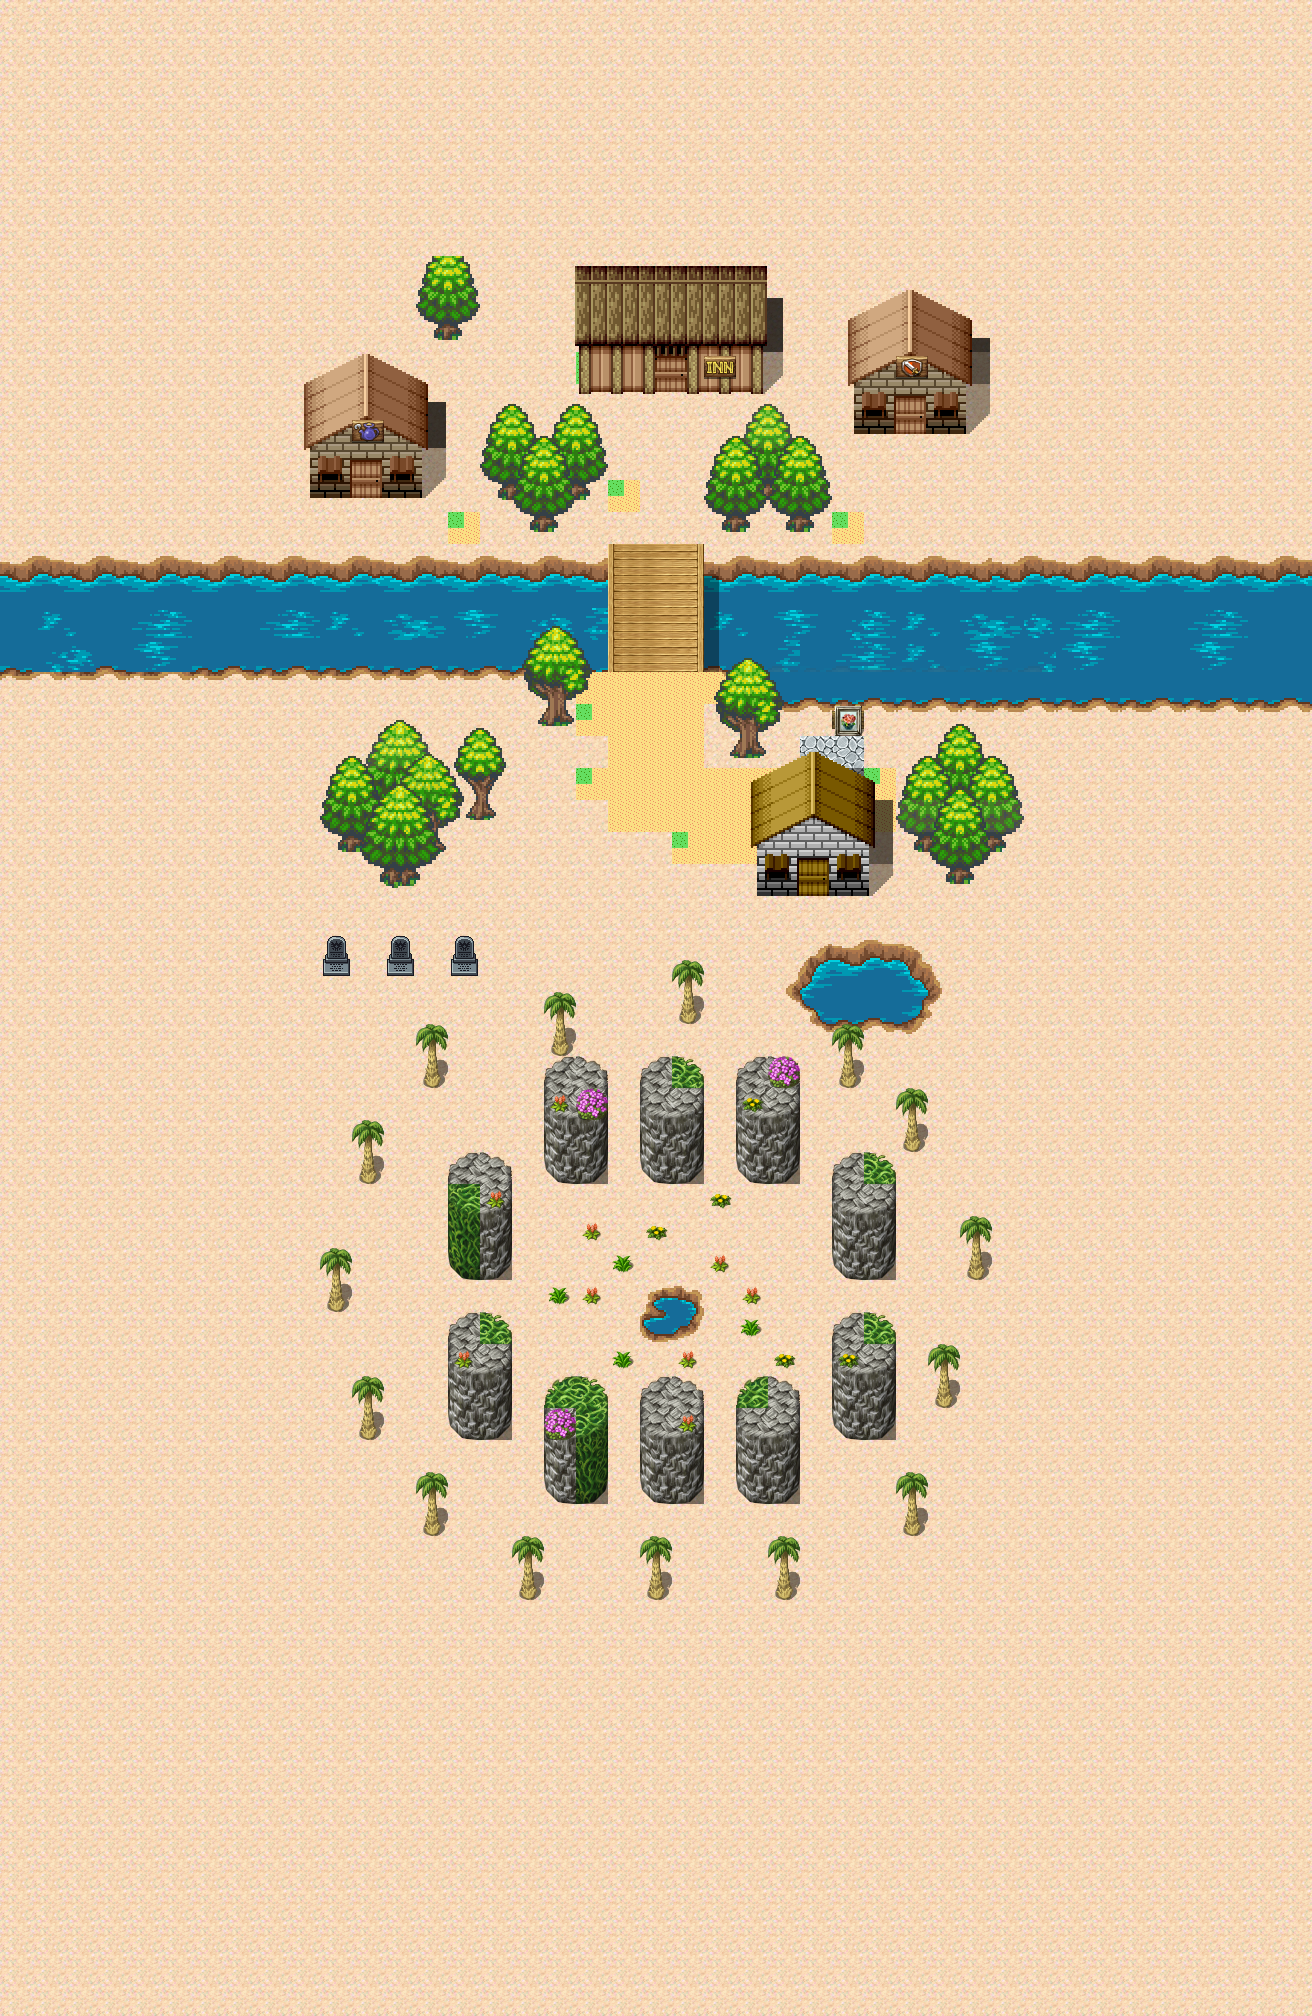

Tiled map render using the project's own tile images. Description and the map definition, with tile-layer contents summarised, below:
An orthogonal 41x63 tile map with 32x32 px tiles, 10 tile layers (Tile Layer 1, Tile Layer 2, Tile Layer 3, Tile Layer 4, ...), 7 tilesets and 100 objects (4x portalO, 3x portalIn, 3x person, startpoint).

<map version="1.2" tiledversion="1.2.4" orientation="orthogonal" renderorder="right-down" width="41" height="63" tilewidth="32" tileheight="32" infinite="0" nextlayerid="42" nextobjectid="284">
 <tileset firstgid="1" name="DragonQuestRetro" tilewidth="32" tileheight="32" tilecount="120" columns="15">
  <image source="../Resources/DragonQuestRetro.png" width="480" height="256" />
 </tileset>
 <tileset firstgid="121" name="Tree" tilewidth="32" tileheight="32" tilecount="120" columns="10">
  <image source="../Resources/Tree.png" width="320" height="384" />
 </tileset>
 <tileset firstgid="241" name="water" tilewidth="32" tileheight="32" tilecount="144" columns="12">
  <image source="../Resources/water.png" width="384" height="384" />
  <tile id="0">
   <animation>
    <frame tileid="0" duration="500" />
    <frame tileid="6" duration="500" />
   </animation>
  </tile>
  <tile id="1">
   <animation>
    <frame tileid="1" duration="500" />
    <frame tileid="7" duration="500" />
   </animation>
  </tile>
  <tile id="2">
   <animation>
    <frame tileid="2" duration="500" />
    <frame tileid="8" duration="500" />
   </animation>
  </tile>
  <tile id="3">
   <animation>
    <frame tileid="3" duration="500" />
    <frame tileid="9" duration="500" />
   </animation>
  </tile>
  <tile id="4">
   <animation>
    <frame tileid="4" duration="500" />
    <frame tileid="10" duration="500" />
   </animation>
  </tile>
  <tile id="5">
   <animation>
    <frame tileid="5" duration="500" />
    <frame tileid="11" duration="500" />
   </animation>
  </tile>
  <tile id="12">
   <animation>
    <frame tileid="12" duration="500" />
    <frame tileid="18" duration="500" />
   </animation>
  </tile>
  <tile id="13">
   <animation>
    <frame tileid="13" duration="500" />
    <frame tileid="19" duration="500" />
   </animation>
  </tile>
  <tile id="14">
   <animation>
    <frame tileid="14" duration="500" />
    <frame tileid="20" duration="500" />
   </animation>
  </tile>
  <tile id="15">
   <animation>
    <frame tileid="15" duration="500" />
    <frame tileid="21" duration="500" />
   </animation>
  </tile>
  <tile id="16">
   <animation>
    <frame tileid="16" duration="500" />
    <frame tileid="22" duration="500" />
   </animation>
  </tile>
  <tile id="17">
   <animation>
    <frame tileid="17" duration="500" />
    <frame tileid="23" duration="500" />
   </animation>
  </tile>
  <tile id="24">
   <animation>
    <frame tileid="24" duration="500" />
    <frame tileid="30" duration="500" />
   </animation>
  </tile>
  <tile id="25">
   <animation>
    <frame tileid="25" duration="500" />
    <frame tileid="31" duration="500" />
   </animation>
  </tile>
  <tile id="26">
   <animation>
    <frame tileid="26" duration="500" />
    <frame tileid="32" duration="500" />
   </animation>
  </tile>
  <tile id="27">
   <animation>
    <frame tileid="27" duration="500" />
    <frame tileid="33" duration="500" />
   </animation>
  </tile>
  <tile id="28">
   <animation>
    <frame tileid="28" duration="500" />
    <frame tileid="34" duration="500" />
   </animation>
  </tile>
  <tile id="29">
   <animation>
    <frame tileid="29" duration="500" />
    <frame tileid="35" duration="500" />
   </animation>
  </tile>
  <tile id="36">
   <animation>
    <frame tileid="36" duration="500" />
    <frame tileid="42" duration="500" />
   </animation>
  </tile>
  <tile id="37">
   <animation>
    <frame tileid="37" duration="500" />
    <frame tileid="43" duration="500" />
   </animation>
  </tile>
  <tile id="38">
   <animation>
    <frame tileid="38" duration="500" />
    <frame tileid="44" duration="500" />
   </animation>
  </tile>
  <tile id="39">
   <animation>
    <frame tileid="39" duration="500" />
    <frame tileid="45" duration="500" />
   </animation>
  </tile>
  <tile id="40">
   <animation>
    <frame tileid="40" duration="500" />
    <frame tileid="46" duration="500" />
   </animation>
  </tile>
  <tile id="41">
   <animation>
    <frame tileid="41" duration="500" />
    <frame tileid="47" duration="500" />
   </animation>
  </tile>
  <tile id="48">
   <animation>
    <frame tileid="48" duration="500" />
    <frame tileid="54" duration="500" />
   </animation>
  </tile>
  <tile id="49">
   <animation>
    <frame tileid="49" duration="500" />
    <frame tileid="55" duration="500" />
   </animation>
  </tile>
  <tile id="50">
   <animation>
    <frame tileid="50" duration="500" />
    <frame tileid="56" duration="500" />
   </animation>
  </tile>
  <tile id="51">
   <animation>
    <frame tileid="51" duration="500" />
    <frame tileid="57" duration="500" />
   </animation>
  </tile>
  <tile id="52">
   <animation>
    <frame tileid="52" duration="500" />
    <frame tileid="58" duration="500" />
   </animation>
  </tile>
  <tile id="53">
   <animation>
    <frame tileid="53" duration="500" />
    <frame tileid="59" duration="500" />
   </animation>
  </tile>
  <tile id="60">
   <animation>
    <frame tileid="60" duration="500" />
    <frame tileid="66" duration="500" />
   </animation>
  </tile>
  <tile id="61">
   <animation>
    <frame tileid="61" duration="500" />
    <frame tileid="67" duration="500" />
   </animation>
  </tile>
  <tile id="62">
   <animation>
    <frame tileid="62" duration="500" />
    <frame tileid="68" duration="500" />
   </animation>
  </tile>
  <tile id="63">
   <animation>
    <frame tileid="63" duration="500" />
    <frame tileid="69" duration="500" />
   </animation>
  </tile>
  <tile id="64">
   <animation>
    <frame tileid="64" duration="500" />
    <frame tileid="70" duration="500" />
   </animation>
  </tile>
  <tile id="65">
   <animation>
    <frame tileid="65" duration="500" />
    <frame tileid="71" duration="500" />
   </animation>
  </tile>
  <tile id="72">
   <animation>
    <frame tileid="72" duration="500" />
    <frame tileid="78" duration="500" />
   </animation>
  </tile>
  <tile id="73">
   <animation>
    <frame tileid="73" duration="500" />
    <frame tileid="79" duration="500" />
   </animation>
  </tile>
  <tile id="74">
   <animation>
    <frame tileid="74" duration="500" />
    <frame tileid="80" duration="500" />
   </animation>
  </tile>
  <tile id="75">
   <animation>
    <frame tileid="75" duration="500" />
    <frame tileid="81" duration="500" />
   </animation>
  </tile>
  <tile id="76">
   <animation>
    <frame tileid="76" duration="500" />
    <frame tileid="82" duration="500" />
   </animation>
  </tile>
  <tile id="77">
   <animation>
    <frame tileid="77" duration="500" />
    <frame tileid="83" duration="500" />
   </animation>
  </tile>
  <tile id="84">
   <animation>
    <frame tileid="84" duration="500" />
    <frame tileid="90" duration="500" />
   </animation>
  </tile>
  <tile id="85">
   <animation>
    <frame tileid="85" duration="500" />
    <frame tileid="91" duration="500" />
   </animation>
  </tile>
  <tile id="86">
   <animation>
    <frame tileid="86" duration="500" />
    <frame tileid="92" duration="500" />
   </animation>
  </tile>
  <tile id="87">
   <animation>
    <frame tileid="87" duration="500" />
    <frame tileid="93" duration="500" />
   </animation>
  </tile>
  <tile id="88">
   <animation>
    <frame tileid="88" duration="500" />
    <frame tileid="94" duration="500" />
   </animation>
  </tile>
  <tile id="89">
   <animation>
    <frame tileid="89" duration="500" />
    <frame tileid="95" duration="500" />
   </animation>
  </tile>
  <tile id="96">
   <animation>
    <frame tileid="96" duration="500" />
    <frame tileid="102" duration="500" />
   </animation>
  </tile>
  <tile id="97">
   <animation>
    <frame tileid="97" duration="500" />
    <frame tileid="103" duration="500" />
   </animation>
  </tile>
  <tile id="98">
   <animation>
    <frame tileid="98" duration="500" />
    <frame tileid="104" duration="500" />
   </animation>
  </tile>
  <tile id="99">
   <animation>
    <frame tileid="99" duration="500" />
    <frame tileid="105" duration="500" />
   </animation>
  </tile>
  <tile id="100">
   <animation>
    <frame tileid="100" duration="500" />
    <frame tileid="106" duration="500" />
   </animation>
  </tile>
  <tile id="101">
   <animation>
    <frame tileid="101" duration="500" />
    <frame tileid="107" duration="500" />
   </animation>
  </tile>
  <tile id="108">
   <animation>
    <frame tileid="108" duration="500" />
    <frame tileid="114" duration="500" />
   </animation>
  </tile>
  <tile id="109">
   <animation>
    <frame tileid="109" duration="500" />
    <frame tileid="115" duration="500" />
   </animation>
  </tile>
  <tile id="110">
   <animation>
    <frame tileid="110" duration="500" />
    <frame tileid="116" duration="500" />
   </animation>
  </tile>
  <tile id="111">
   <animation>
    <frame tileid="111" duration="500" />
    <frame tileid="117" duration="500" />
   </animation>
  </tile>
  <tile id="112">
   <animation>
    <frame tileid="112" duration="500" />
    <frame tileid="118" duration="500" />
   </animation>
  </tile>
  <tile id="113">
   <animation>
    <frame tileid="113" duration="500" />
    <frame tileid="119" duration="500" />
   </animation>
  </tile>
  <tile id="120">
   <animation>
    <frame tileid="120" duration="500" />
    <frame tileid="126" duration="500" />
   </animation>
  </tile>
  <tile id="121">
   <animation>
    <frame tileid="121" duration="500" />
    <frame tileid="127" duration="500" />
   </animation>
  </tile>
  <tile id="122">
   <animation>
    <frame tileid="122" duration="500" />
    <frame tileid="128" duration="500" />
   </animation>
  </tile>
  <tile id="123">
   <animation>
    <frame tileid="123" duration="500" />
    <frame tileid="129" duration="500" />
   </animation>
  </tile>
  <tile id="124">
   <animation>
    <frame tileid="124" duration="500" />
    <frame tileid="130" duration="500" />
   </animation>
  </tile>
  <tile id="125">
   <animation>
    <frame tileid="125" duration="500" />
    <frame tileid="131" duration="500" />
   </animation>
  </tile>
  <tile id="132">
   <animation>
    <frame tileid="132" duration="500" />
    <frame tileid="138" duration="500" />
   </animation>
  </tile>
  <tile id="133">
   <animation>
    <frame tileid="133" duration="500" />
    <frame tileid="139" duration="500" />
   </animation>
  </tile>
  <tile id="134">
   <animation>
    <frame tileid="134" duration="500" />
    <frame tileid="140" duration="500" />
   </animation>
  </tile>
  <tile id="135">
   <animation>
    <frame tileid="135" duration="500" />
    <frame tileid="141" duration="500" />
   </animation>
  </tile>
  <tile id="136">
   <animation>
    <frame tileid="136" duration="500" />
    <frame tileid="142" duration="500" />
   </animation>
  </tile>
  <tile id="137">
   <animation>
    <frame tileid="137" duration="500" />
    <frame tileid="143" duration="500" />
   </animation>
  </tile>
 </tileset>
 <tileset firstgid="385" name="houses1" tilewidth="32" tileheight="32" tilecount="208" columns="13">
  <image source="../Resources/houses1.png" width="447" height="539" />
 </tileset>
 <tileset firstgid="593" name="Exteriors" tilewidth="32" tileheight="32" tilecount="256" columns="16">
  <image source="../Resources/Exteriors.png" width="512" height="512" />
 </tileset>
 <tileset firstgid="849" name="dragonQuestTown" tilewidth="32" tileheight="32" tilecount="100" columns="10">
  <image source="../Resources/dragonQuestTown.png" width="320" height="320" />
 </tileset>
 <tileset firstgid="949" name="rpg_maker_telles0808" tilewidth="32" tileheight="32" tilecount="2016" columns="32">
  <image source="../Resources/rpg_maker_telles0808.png" width="1024" height="2016" />
 </tileset>
 <layer id="32" name="Tile Layer 1" width="41" height="63">
  <data>[2583 cells, 2583 non-empty, 1 distinct tile ids]</data>
 </layer>
 <layer id="33" name="Tile Layer 2" width="41" height="63">
  <data>[2583 cells, 302 non-empty, 46 distinct tile ids]</data>
 </layer>
 <layer id="34" name="Tile Layer 3" width="41" height="63">
  <data>[2583 cells, 149 non-empty, 107 distinct tile ids]</data>
 </layer>
 <objectgroup id="4" name="Object Layer 1">
  <object id="14" x="260" y="560" width="345.333" height="110.667" />
  <object id="15" x="705.333" y="565.333" width="345.333" height="98.6667" />
  <object id="16" x="578.667" y="562.667" width="32" height="109.333" />
  <object id="17" x="698.667" y="574.667" width="28" height="94.6667" />
  <object id="19" x="732" y="638.667" width="329.333" height="69.3333" />
  <object id="20" x="258.667" y="670.667" width="341.333" height="5.33333" />
  <object id="43" name="portalO" type="portalO" x="1046" y="248" width="32" height="1496" />
  <object id="45" type="portalO" x="256" y="234" width="804" height="46" />
  <object id="52" x="576" y="264" width="196" height="134" />
  <object id="68" x="901.333" y="793.333" width="45.3333" height="54.6667" />
  <object id="70" x="976" y="796" width="41.3333" height="54.6667" />
  <object id="72" x="940" y="754.667" width="44" height="52" />
  <object id="74" x="852" y="329.333" width="113.333" height="101.333" />
  <object id="75" x="306.667" y="396" width="117.333" height="101.333" />
  <object id="102" x="777.333" y="481.333" width="48" height="32" />
  <object id="103" x="754.667" y="441.333" width="28" height="41.3333" />
  <object id="104" x="758.667" y="484" width="16" height="16" />
  <object id="107" x="729.333" y="481.333" width="30.6667" height="22.6667" />
  <object id="108" x="736" y="444" width="22.6667" height="46.6667" />
  <object id="111" x="565.333" y="446.667" width="25.3333" height="50.6667" />
  <object id="113" x="496" y="462.667" width="36" height="32" />
  <object id="114" x="524" y="460" width="38.6667" height="29.3333" />
  <object id="115" x="528" y="498.667" width="35.3333" height="44.6667" />
  <object id="116" x="722.667" y="512" width="28" height="26.6667" />
  <object id="117" x="786" y="512.667" width="26.6667" height="26" />
  <object id="118" x="708" y="483.333" width="54.6667" height="30" />
  <object id="119" x="762.667" y="480.667" width="15.3333" height="24" />
  <object id="120" x="752" y="457.333" width="34.6667" height="38.6667" />
  <object id="124" x="538" y="704.667" width="37.3333" height="28.6667" />
  <object id="127" x="727.333" y="736" width="42" height="26.6667" />
  <object id="131" x="934.667" y="846.667" width="48" height="46.6667" />
  <object id="132" x="905.333" y="838.667" width="33.3333" height="20" />
  <object id="133" x="989.333" y="841.333" width="16" height="20" />
  <object id="139" x="374.667" y="861.333" width="50.6667" height="38.6667" />
  <object id="140" x="374.667" y="774.667" width="56" height="86.6667" />
  <object id="141" x="334.667" y="828" width="29.3333" height="32" />
  <object id="142" x="425.333" y="812" width="17.3333" height="48" />
  <object id="143" x="326.667" y="829.333" width="45.3333" height="10.6667" />
  <object id="146" x="466.667" y="794.667" width="28" height="37.3333" />
  <object id="147" x="853.333" y="400" width="114.667" height="42.6667" />
  <object id="148" x="310.667" y="465.333" width="114.667" height="44" />
  <object id="150" x="366.667" y="753.333" width="62.6667" height="62.6667" />
  <object id="151" x="936" y="765.333" width="46.6667" height="33.3333" />
  <object id="152" x="930.667" y="756" width="54.6667" height="40" />
  <object id="153" x="496" y="462.667" width="29.3333" height="46.6667" />
  <object id="154" x="566.667" y="466.667" width="26.6667" height="38.6667" />
  <object id="155" x="429.333" y="320" width="36" height="28" />
  <object id="156" x="420" y="304" width="57.3333" height="21.3333" />
  <object id="177" x="449.333" y="956" width="28" height="26.6667" />
  <object id="178" x="384" y="956" width="32" height="28" />
  <object id="179" x="318.667" y="958.667" width="32" height="26.6667" />
  <object id="180" name="portal6" type="portalO" x="240.667" y="236" width="28.6667" height="1487.33" />
  <object id="181" x="800" y="994.667" width="137.333" height="37.3333" />
  <object id="184" x="794.667" y="981.333" width="142.667" height="17.3333" />
  <object id="185" x="785.333" y="989.333" width="22.6667" height="9.33333" />
  <object id="186" x="800" y="961.333" width="132" height="28" />
  <object id="188" x="801.333" y="946.667" width="120" height="24" />
  <object id="191" x="824" y="873.333" />
  <object id="192" x="812" y="889.333" />
  <object id="195" x="753.333" y="793.333" width="116" height="102.667" />
  <object id="196" name="portal1" type="portalIn" x="798.667" y="856" width="33.3333" height="45.3333" />
  <object id="205" name="portalO" type="portalO" x="260" y="1656" width="804" height="76" />
  <object id="206" x="1200" y="322" />
  <object id="215" name="girl1" type="person" x="682" y="598" width="20" height="19" />
  <object id="216" name="man1" type="person" x="553" y="753" width="28" height="25" />
  <object id="230" x="556" y="768" width="25" height="29" />
  <object id="231" x="688" y="610" width="21" height="30" />
  <object id="234" name="portal2" type="portalIn" x="647" y="346" width="45" height="59" />
  <object id="236" name="oldMan1Back" type="person" x="396" y="968" width="11" height="15" />
  <object id="238" x="404" y="985" width="22" height="27" />
  <object id="239" x="797" y="855" height="43" />
  <object id="240" x="829" y="853" width="4" height="40" />
  <object id="253" name="portal10" type="portalIn" x="818" y="778" width="55" height="12.5" />
  <object id="255" name="startpoint" type="startpoint" x="772" y="1267.5" width="8" height="8.5" />
  <object id="257" x="447.333" y="1196.67" width="66" height="84.6667" />
  <object id="258" x="550" y="1094" width="46" height="90" />
  <object id="259" x="650" y="1090.67" width="41.3333" height="93.3333" />
  <object id="260" x="743.333" y="1089.33" width="45.3333" height="94" />
  <object id="261" x="832" y="1189.33" width="64.6667" height="92" />
  <object id="262" x="832.667" y="1354.67" width="62.6667" height="84.6667" />
  <object id="263" x="734" y="1412.67" width="66.6667" height="92.6667" />
  <object id="264" x="640" y="1410.67" width="64.6667" height="94" />
  <object id="265" x="542.667" y="1412.67" width="66" height="90" />
  <object id="266" x="447.333" y="1346.67" width="64.6667" height="92" />
  <object id="267" x="318.667" y="1273.33" width="33.3333" height="42" />
  <object id="268" x="353.333" y="1404" width="31.3333" height="38" />
  <object id="269" x="351.333" y="1147.33" width="34.6667" height="38" />
  <object id="270" x="416.667" y="1049.33" width="30.6667" height="38.6667" />
  <object id="271" x="543.333" y="1020.67" width="32.6667" height="34.6667" />
  <object id="272" x="673.333" y="986.667" width="30" height="37.3333" />
  <object id="273" x="830.667" y="1052.67" width="34" height="35.3333" />
  </objectgroup>
 <layer id="35" name="Tile Layer 4" width="41" height="63">
  <data>[2583 cells, 27 non-empty, 25 distinct tile ids]</data>
 </layer>
 <layer id="36" name="Tile Layer 5" width="41" height="63">
  <data>[2583 cells, 4 non-empty, 4 distinct tile ids]</data>
 </layer>
 <layer id="37" name="Tile Layer 6" width="41" height="63">
  <data>[2583 cells, 133 non-empty, 41 distinct tile ids]</data>
 </layer>
 <layer id="38" name="Tile Layer 7" width="41" height="63" opacity="0.91">
  <data>[2583 cells, 55 non-empty, 31 distinct tile ids]</data>
 </layer>
 <layer id="39" name="Tile Layer 8" width="41" height="63" opacity="0.99">
  <data>[2583 cells, 45 non-empty, 19 distinct tile ids]</data>
 </layer>
 <layer id="40" name="Tile Layer 9" width="41" height="63">
  <data>[2583 cells, 118 non-empty, 68 distinct tile ids]</data>
 </layer>
 <layer id="41" name="Tile Layer 10" width="41" height="63">
  <data>[2583 cells, 104 non-empty, 77 distinct tile ids]</data>
 </layer>
</map>
<!-- 9 of 100 objects omitted -->
